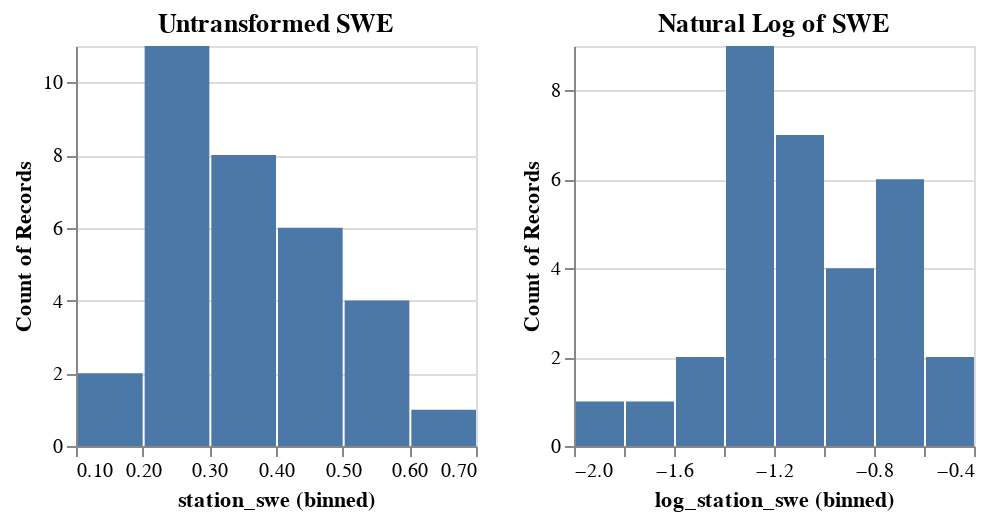

Notebook source saved alongside this figure:
### Code cell
df_reset = df.loc[pd.IndexSlice[site1]]
site1_unt= alt.Chart(df_reset[['station_swe']]).mark_bar().encode(
    alt.X("station_swe:Q").bin(maxbins=7),
    y='count()',
).properties(title='Untransformed SWE',width=200,height=200)

df_reset = df.loc[pd.IndexSlice[site1]]
site1_ln = alt.Chart(df_reset[['log_station_swe']].replace([np.inf, -np.inf], np.nan, inplace=False)).mark_bar().encode(
    alt.X("log_station_swe:Q").bin(maxbins=7),
    y='count()',
).properties(title='Natural Log of SWE',width=200,height=200)

combined = alt.hconcat(site1_unt, site1_ln)
combined

### Figure 1 — Vega specification as saved in the notebook (floating-point values rounded to 4 significant figures)
{"$schema": "https://vega.github.io/schema/vega/v5.json", "data": [{"name": "source_0", "values": [{"__count": 2, "bin_maxbins_7_station_swe": 0.1, "bin_maxbins_7_station_swe_end": 0.2}, {"__count": 8, "bin_maxbins_7_station_swe": 0.3, "bin_maxbins_7_station_swe_end": 0.4}, {"__count": 11, "bin_maxbins_7_station_swe": 0.2, "bin_maxbins_7_station_swe_end": 0.3}, {"__count": 1, "bin_maxbins_7_station_swe": 0.6, "bin_maxbins_7_station_swe_end": 0.7}, {"__count": 4, "bin_maxbins_7_station_swe": 0.5, "bin_maxbins_7_station_swe_end": 0.6}, {"__count": 6, "bin_maxbins_7_station_swe": 0.4, "bin_maxbins_7_station_swe_end": 0.5}]}, {"name": "source_1", "values": [{"__count": 1, "bin_maxbins_7_log_station_swe": -1.8, "bin_maxbins_7_log_station_swe_end": -1.6}, {"__count": 7, "bin_maxbins_7_log_station_swe": -1.2, "bin_maxbins_7_log_station_swe_end": -1.0}, {"__count": 9, "bin_maxbins_7_log_station_swe": -1.4, "bin_maxbins_7_log_station_swe_end": -1.2}, {"__count": 2, "bin_maxbins_7_log_station_swe": -0.6, "bin_maxbins_7_log_station_swe_end": -0.4}, {"__count": 6, "bin_maxbins_7_log_station_swe": -0.8, "bin_maxbins_7_log_station_swe_end": -0.6}, {"__count": 4, "bin_maxbins_7_log_station_swe": -1.0, "bin_maxbins_7_log_station_swe_end": -0.8}, {"__count": 1, "bin_maxbins_7_log_station_swe": -2.0, "bin_maxbins_7_log_station_swe_end": -1.8}, {"__count": 2, "bin_maxbins_7_log_station_swe": -1.6, "bin_maxbins_7_log_station_swe_end": -1.4}]}, {"name": "source_0_concat_0_y_domain___count", "values": [{"min": 1, "max": 11}]}, {"name": "source_1_concat_1_y_domain___count", "values": [{"min": 1, "max": 9}]}], "signals": [{"name": "concat_0_bin_maxbins_7_station_swe_bins", "value": {"fields": ["station_swe"], "fname": "bin_station_swe", "start": 0.1, "step": 0.1, "stop": 0.7}}, {"name": "concat_1_bin_maxbins_7_log_station_swe_bins", "value": {"fields": ["log_station_swe"], "fname": "bin_log_station_swe", "start": -2.0, "step": 0.2, "stop": -0.4}}, {"name": "childWidth", "value": 200}], "marks": [{"type": "group", "name": "concat_0_group", "encode": {"update": {"height": {"signal": "height"}, "width": {"signal": "childWidth"}}}, "marks": [{"type": "rect", "name": "concat_0_marks", "from": {"data": "source_0"}, "encode": {"update": {"y2": {"value": 0, "scale": "concat_0_y"}, "fill": {"value": "#4c78a8"}, "x2": {"field": "bin_maxbins_7_station_swe", "scale": "concat_0_x", "offset": {"signal": "0.5 + (abs(scale(\"concat_0_x\", datum[\"bin_maxbins_7_station_swe_end\"]) - scale(\"concat_0_x\", datum[\"bin_maxbins_7_station_swe\"])) < 0.25 ? -0.5 * (0.25 - (abs(scale(\"concat_0_x\", datum[\"bin_maxbins_7_station_swe_end\"]) - scale(\"concat_0_x\", datum[\"bin_maxbins_7_station_swe\"])))) : 0.5)"}}, "x": {"field": "bin_maxbins_7_station_swe_end", "scale": "concat_0_x", "offset": {"signal": "0.5 + (abs(scale(\"concat_0_x\", datum[\"bin_maxbins_7_station_swe_end\"]) - scale(\"concat_0_x\", datum[\"bin_maxbins_7_station_swe\"])) < 0.25 ? 0.5 * (0.25 - (abs(scale(\"concat_0_x\", datum[\"bin_maxbins_7_station_swe_end\"]) - scale(\"concat_0_x\", datum[\"bin_maxbins_7_station_swe\"])))) : -0.5)"}}, "y": {"field": "__count", "scale": "concat_0_y"}}}, "style": ["bar"]}], "axes": [{"scale": "concat_0_y", "orient": "left", "gridScale": "concat_0_x", "minExtent": 0, "ticks": false, "aria": false, "zindex": 0, "labels": false, "tickCount": {"signal": "ceil(height/40)"}, "domain": false, "grid": true, "maxExtent": 0}, {"scale": "concat_0_x", "title": "station_swe (binned)", "zindex": 0, "orient": "bottom", "labelFlush": true, "labelOverlap": true, "tickCount": {"signal": "ceil(childWidth/10)"}, "grid": false}, {"scale": "concat_0_y", "labelOverlap": true, "grid": false, "title": "Count of Records", "tickCount": {"signal": "ceil(height/40)"}, "zindex": 0, "orient": "left"}], "title": {"text": "Untransformed SWE", "frame": "group"}, "style": "cell"}, {"type": "group", "name": "concat_1_group", "encode": {"update": {"height": {"signal": "height"}, "width": {"signal": "childWidth"}}}, "marks": [{"type": "rect", "name": "concat_1_marks", "from": {"data": "source_1"}, "encode": {"update": {"fill": {"value": "#4c78a8"}, "y2": {"value": 0, "scale": "concat_1_y"}, "y": {"field": "__count", "scale": "concat_1_y"}, "x": {"field": "bin_maxbins_7_log_station_swe_end", "scale": "concat_1_x", "offset": {"signal": "0.5 + (abs(scale(\"concat_1_x\", datum[\"bin_maxbins_7_log_station_swe_end\"]) - scale(\"concat_1_x\", datum[\"bin_maxbins_7_log_station_swe\"])) < 0.25 ? 0.5 * (0.25 - (abs(scale(\"concat_1_x\", datum[\"bin_maxbins_7_log_station_swe_end\"]) - scale(\"concat_1_x\", datum[\"bin_maxbins_7_log_station_swe\"])))) : -0.5)"}}, "x2": {"field": "bin_maxbins_7_log_station_swe", "scale": "concat_1_x", "offset": {"signal": "0.5 + (abs(scale(\"concat_1_x\", datum[\"bin_maxbins_7_log_station_swe_end\"]) - scale(\"concat_1_x\", datum[\"bin_maxbins_7_log_station_swe\"])) < 0.25 ? -0.5 * (0.25 - (abs(scale(\"concat_1_x\", datum[\"bin_maxbins_7_log_station_swe_end\"]) - scale(\"concat_1_x\", datum[\"bin_maxbins_7_log_station_swe\"])))) : 0.5)"}}}}, "style": ["bar"]}], "axes": [{"scale": "concat_1_y", "maxExtent": 0, "aria": false, "minExtent": 0, "zindex": 0, "gridScale": "concat_1_x", "tickCount": {"signal": "ceil(height/40)"}, "ticks": false, "domain": false, "grid": true, "labels": false, "orient": "left"}, {"scale": "concat_1_x", "zindex": 0, "tickCount": {"signal": "ceil(childWidth/10)"}, "title": "log_station_swe (binned)", "labelFlush": true, "grid": false, "orient": "bottom", "labelOverlap": true}, {"scale": "concat_1_y", "grid": false, "labelOverlap": true, "title": "Count of Records", "zindex": 0, "orient": "left", "tickCount": {"signal": "ceil(height/40)"}}], "title": {"text": "Natural Log of SWE", "frame": "group"}, "style": "cell"}], "scales": [{"name": "concat_0_x", "type": "linear", "domain": {"signal": "[concat_0_bin_maxbins_7_station_swe_bins.start, concat_0_bin_maxbins_7_station_swe_bins.stop]"}, "range": [0, {"signal": "childWidth"}], "bins": {"signal": "concat_0_bin_maxbins_7_station_swe_bins"}, "zero": false}, {"name": "concat_0_y", "type": "linear", "domain": [{"signal": "(data(\"source_0_concat_0_y_domain___count\")[0] || {}).min"}, {"signal": "(data(\"source_0_concat_0_y_domain___count\")[0] || {}).max"}], "range": [{"signal": "height"}, 0], "zero": true, "nice": true}, {"name": "concat_1_x", "type": "linear", "domain": {"signal": "[concat_1_bin_maxbins_7_log_station_swe_bins.start, concat_1_bin_maxbins_7_log_station_swe_bins.stop]"}, "range": [0, {"signal": "childWidth"}], "bins": {"signal": "concat_1_bin_maxbins_7_log_station_swe_bins"}, "zero": false}, {"name": "concat_1_y", "type": "linear", "domain": [{"signal": "(data(\"source_1_concat_1_y_domain___count\")[0] || {}).min"}, {"signal": "(data(\"source_1_concat_1_y_domain___count\")[0] || {}).max"}], "range": [{"signal": "height"}, 0], "nice": true, "zero": true}], "padding": 5, "background": "white", "layout": {"padding": 20, "bounds": "full", "align": "each"}, "height": 200}
